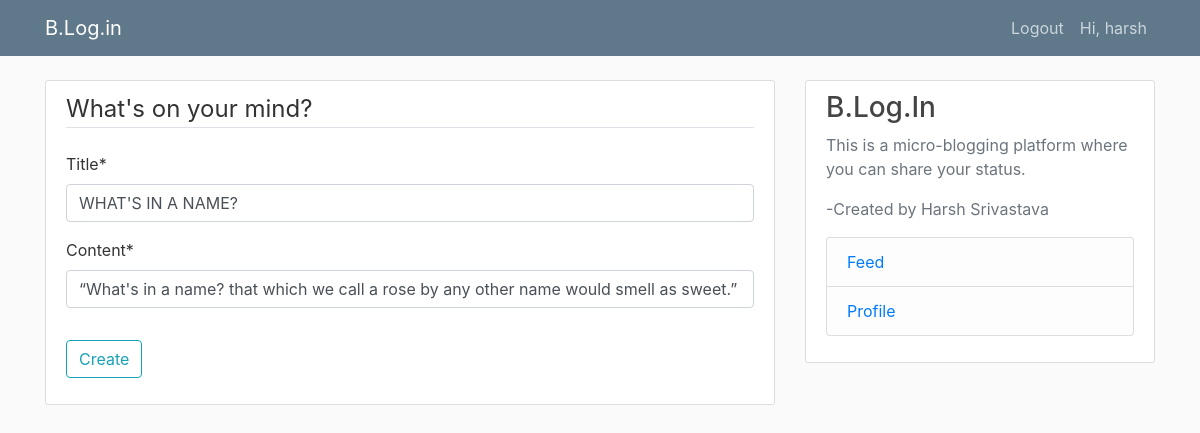
The app's page /blog/post/16/update/ (signed in) with its own data.
### blog/models.py (models this page shows, shortened)
class Post(models.Model):
    title=models.CharField(max_length=100)
    content=models.CharField(max_length=280)
    author=models.ForeignKey(User,on_delete=models.CASCADE)
    date_posted=models.DateTimeField(default=timezone.now)

### blog/views.py (the view, shortened to what this page needs)
# urls.py: path('post/<int:pk>/update/',PostUpdateView.as_view(),name="post-update"),
class PostUpdateView(LoginRequiredMixin,UserPassesTestMixin,UpdateView):
    model=Post
    fields=['title','content']
    def test_func(self):
        post=self.get_object()
        if self.request.user==post.author:
            return True
        else:
            return False

### blog/templates/blog/post_form.html (shortened to what this page needs)
{% extends 'blog/base.html' %}
{% load crispy_forms_tags %}
{% block content %}
		<div class="content-section">
			<form method="POST">
				<fieldset class="form-group">
					<legend class="border-bottom mb-4">What's on your mind?</legend>
					{{form|crispy}}
				</fieldset>
				<div class="form-group">
					<button class="btn btn-outline-info" type="submit">Create</button>
				</div>
			</form>
		</div>
{% endblock %}

### blog/templates/blog/base.html (shortened to what this page needs)
{% load static %}
<html>
	<head>
		<link rel="stylesheet" href="https://maxcdn.bootstrapcdn.com/bootstrap/4.0.0/css/bootstrap.min.css">
		<link rel="stylesheet" type="text/css" href={% static 'blog/main.css' %}>
	</head>
	<body>
		<header class="site-header">
		  <nav class="navbar navbar-expand-md navbar-dark bg-steel fixed-top">
			<div class="container">
			  <a class="navbar-brand mr-4" href="{% url 'blog-home' %}">B.Log.in</a>
			  <div class="collapse navbar-collapse" id="navbarToggle">
				<div class="navbar-nav">
				  {% if user.is_authenticated %}
					  <a class="nav-item nav-link" href="{% url 'logout' %}">Logout</a>
					  <a class="nav-item nav-link" href="{% url 'profile' %}">Hi, {{request.user.username}}</a>
				  {% else %}
					  <a class="nav-item nav-link" href="{% url 'login' %}">Login</a>
					  <a class="nav-item nav-link" href="{% url 'register' %}">Register</a>
				  {% endif %}
				</div>
			  </div>
			</div>
		  </nav>
		</header>
		<main role="main" class="container">
		  <div class="row">
			<div class="col-md-8">
			  {% block content %}{% endblock %}
			</div>
			<div class="col-md-4">
			  <div class="content-section">
				<h3>B.Log.In</h3>
				<p class='text-muted'>This is a micro-blogging platform where you can share your status.
				<p class='text-muted'>-Created by Harsh Srivastava
				  <ul class="list-group">
					<li class="list-group-item list-group-item-light"><a href="{% url 'blog-home' %}">Feed</a></li>
					<li class="list-group-item list-group-item-light"><a href="{% url 'profile' %}">Profile</a></li>
				  </ul>
				</p>
			  </div>
			</div>
		  </div>
		</main>
	</body>
</html>

### blog/static/blog/main.css (style rules this page uses)
body { background: #fafafa; color: #333333; margin-top: 5rem; }
h1, h2, h3, h4, h5, h6 { color: #444444; }
ul { margin: 0; }
.bg-steel { background-color: #5f788a; }
.site-header .navbar-nav .nav-link { color: #cbd5db; }
.content-section { background: #ffffff; padding: 10px 20px; border: 1px solid #dddddd; border-radius: 3px; margin-bottom: 20px; }

### records on screen
Post: title "WHAT'S IN A NAME?", content "“What's in a name? that which we call a rose by any other name would smell as sweet.”"

### other values on screen
{{ request.user.username }} "harsh"
